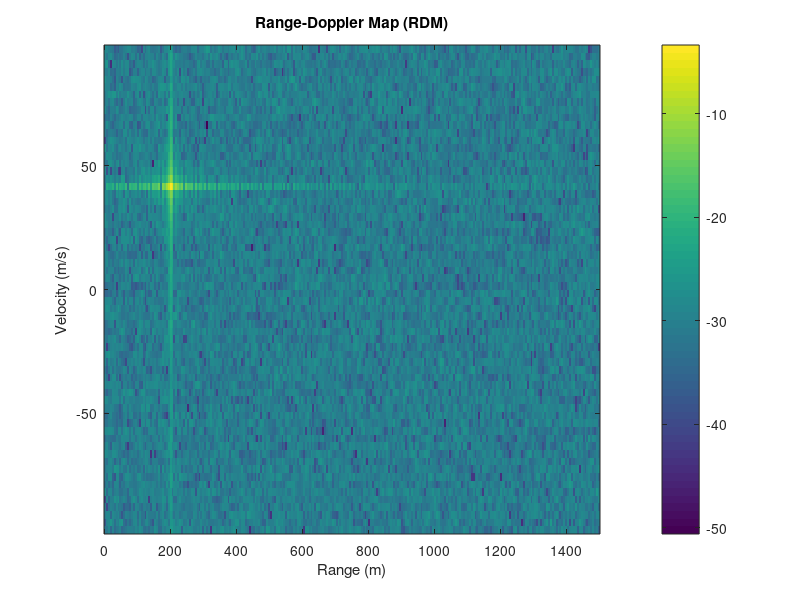

Reproduce this figure in MATLAB.
% --- 1. Define Parameters ---
c = 3e8;                        % Speed of light (m/s)
fc = 77e9;                      % Carrier frequency (Hz) (Crucial for Doppler)
lambda = c / fc;                % Wavelength (m)

% Chirp parameters
bw = 15e6;                     % Chirp bandwidth (Hz)
T_chirp = 10e-6;                % Chirp duration (s)
k = bw / T_chirp;               % Chirp rate (slope)
fs = 2 * bw;                    % Sample rate (Hz)

% --- Frame parameters for velocity ---
n_chirps = 64;                  % Number of chirps in a frame (determines velocity resolution)
T_frame = T_chirp * n_chirps;   % Total frame time (we'll assume no dead time for simplicity)

% Scenario parameters
target_range = 200;            % Target's initial range (m)
target_vel = 40;               % Target's velocity (m/s) (Negative = approaching)

% --- 2. Generate Transmitted Signal (Tx) ---
t = 0 : 1/fs : T_chirp - 1/fs;      % Time vector for ONE chirp
n_samples = length(t);              % Number of samples per chirp

% Generate the phase for one Tx chirp (we can reuse this)
tx_phase = 2 * pi * (fc * t + (k/2) * t.^2);
Tx = exp(1j * tx_phase);


% --- 3. Simulate Chirp Frame ---
% --- Create a matrix to hold all mixed signals ---
% Rows = chirps, Columns = time samples
Mix_matrix = zeros(n_chirps, n_samples);

for i = 1:n_chirps
    % Calculate the time at the start of this chirp
    time_at_chirp_start = (i-1) * T_chirp;
    
    % Update the target's range based on its velocity
    % We use the range at the *start* of the chirp for this basic simulation
    current_range = target_range + target_vel * time_at_chirp_start;
    
    % Calculate round-trip time delay for this chirp
    tau = (2 * current_range) / c;
    
    % Create the delayed time vector
    t_rx = t - tau;
    
    % Generate the received signal (Rx) for this chirp
    rx_phase = 2 * pi * (fc * t_rx + (k/2) * t_rx.^2);
    Rx = exp(1j * rx_phase);

    % Add noise
    att = 1 / (target_range^2);
    Rx_noisy = att*awgn(Rx, 10,'measured');
    
    % Mix Tx and Rx to get the beat signal for this chirp
    Mix_matrix(i, :) = Tx .* conj(Rx_noisy);
end

% --- 4. Process the Signal (2D FFT) ---

% --- 4a. 1st FFT (Range FFT) ---
n_fft_range = 2^nextpow2(n_samples); % FFT points for range
range_fft = fft(Mix_matrix, n_fft_range, 2); % FFT along dimension 2 (rows)

% --- 4b. 2nd FFT (Doppler FFT) ---
n_fft_vel = 2^nextpow2(n_chirps);  % FFT points for velocity
% Apply FFT along dimension 1 (columns) and shift for centered Doppler
rdm = fftshift(fft(range_fft, n_fft_vel, 1), 1);

% --- 5. Create Axes for Plotting ---

% Range axis (same as before)
f_beat_axis = fs * (0:(n_fft_range/2)) / n_fft_range;
range_axis = (f_beat_axis * c) / (2 * k);

% --- NEW: Velocity axis ---
% The sampling frequency in the "Doppler dimension" is 1/T_chirp
fs_doppler = 1 / T_chirp; 
% The FFT-shifted frequency axis for Doppler
doppler_freq_axis = linspace(-fs_doppler/2, fs_doppler/2, n_fft_vel);

% Convert Doppler frequency to velocity
% v = f_doppler * lambda / 2
vel_axis = (doppler_freq_axis * lambda) / 2;

% --- 6. Visualize the Range-Doppler Map (RDM) ---
figure;

% We only need to plot the first half of the range FFT results
rdm_plot = abs(rdm(:, 1:n_fft_range/2+1));

% Plot in dB
imagesc(range_axis, vel_axis, 10*log10(rdm_plot));
title('Range-Doppler Map (RDM)');
xlabel('Range (m)');
ylabel('Velocity (m/s)');
colorbar;
axis xy; % Puts 0-velocity at the bottom, which is conventional

% --- 7. Find and Print the Peak ---
[max_val, max_idx] = max(rdm_plot(:));
[vel_idx, range_idx] = ind2sub(size(rdm_plot), max_idx);

fprintf('Detected target at:\n');
fprintf('  Range:    %.2f m\n', range_axis(range_idx));
fprintf('  Velocity: %.2f m/s\n', vel_axis(vel_idx));